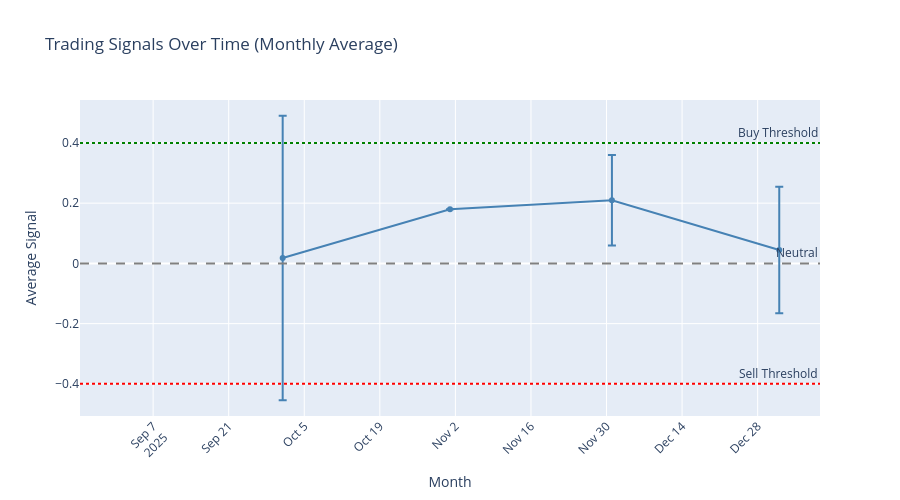

The code cell stored with this chart in its notebook:
### Markdown cell above
## 6. Signals Over Time

### Code cell
# Average signal over time
df['year_month'] = df['date'].dt.to_period('M').astype(str)

signal_timeline = df.groupby('year_month').agg({
    'trading_signal': ['mean', 'std'],
    'date': 'count'
}).reset_index()

signal_timeline.columns = ['year_month', 'avg_signal', 'signal_std', 'article_count']

# Plot
fig = go.Figure()

fig.add_trace(go.Scatter(
    x=signal_timeline['year_month'],
    y=signal_timeline['avg_signal'],
    mode='lines+markers',
    name='Average Signal',
    line=dict(color='steelblue', width=2),
    error_y=dict(
        type='data',
        array=signal_timeline['signal_std'],
        visible=True
    )
))

fig.add_hline(y=0, line_dash="dash", line_color="gray", annotation_text="Neutral")
fig.add_hline(y=0.4, line_dash="dot", line_color="green", annotation_text="Buy Threshold")
fig.add_hline(y=-0.4, line_dash="dot", line_color="red", annotation_text="Sell Threshold")

fig.update_layout(
    title='Trading Signals Over Time (Monthly Average)',
    xaxis_title='Month',
    yaxis_title='Average Signal',
    height=500,
    xaxis_tickangle=-45,
    hovermode='x unified'
)

fig.write_html(VIZ_DIR / 'signals_over_time.html')
fig.show()

### Figure 1 — Plotly figure (JSON) as saved in the notebook; plotly's stock layout.template omitted (floating-point values rounded to 4 significant figures)
{"data": [{"error_y": {"array": [null, 0.4722, null, 0.1503, 0.2102], "type": "data", "visible": true}, "line": {"color": "steelblue", "width": 2}, "mode": "lines+markers", "name": "Average Signal", "type": "scatter", "x": ["2025-09", "2025-10", "2025-11", "2025-12", "2026-01"], "y": [null, 0.01792, 0.1798, 0.2098, 0.04431]}], "layout": {"annotations": [{"showarrow": false, "text": "Neutral", "x": 1, "xanchor": "right", "xref": "x domain", "y": 0, "yanchor": "bottom", "yref": "y"}, {"showarrow": false, "text": "Buy Threshold", "x": 1, "xanchor": "right", "xref": "x domain", "y": 0.4, "yanchor": "bottom", "yref": "y"}, {"showarrow": false, "text": "Sell Threshold", "x": 1, "xanchor": "right", "xref": "x domain", "y": -0.4, "yanchor": "bottom", "yref": "y"}], "height": 500, "hovermode": "x unified", "shapes": [{"line": {"color": "gray", "dash": "dash"}, "type": "line", "x0": 0, "x1": 1, "xref": "x domain", "y0": 0, "y1": 0, "yref": "y"}, {"line": {"color": "green", "dash": "dot"}, "type": "line", "x0": 0, "x1": 1, "xref": "x domain", "y0": 0.4, "y1": 0.4, "yref": "y"}, {"line": {"color": "red", "dash": "dot"}, "type": "line", "x0": 0, "x1": 1, "xref": "x domain", "y0": -0.4, "y1": -0.4, "yref": "y"}], "title": {"text": "Trading Signals Over Time (Monthly Average)"}, "xaxis": {"tickangle": -45, "title": {"text": "Month"}}, "yaxis": {"title": {"text": "Average Signal"}}}}
